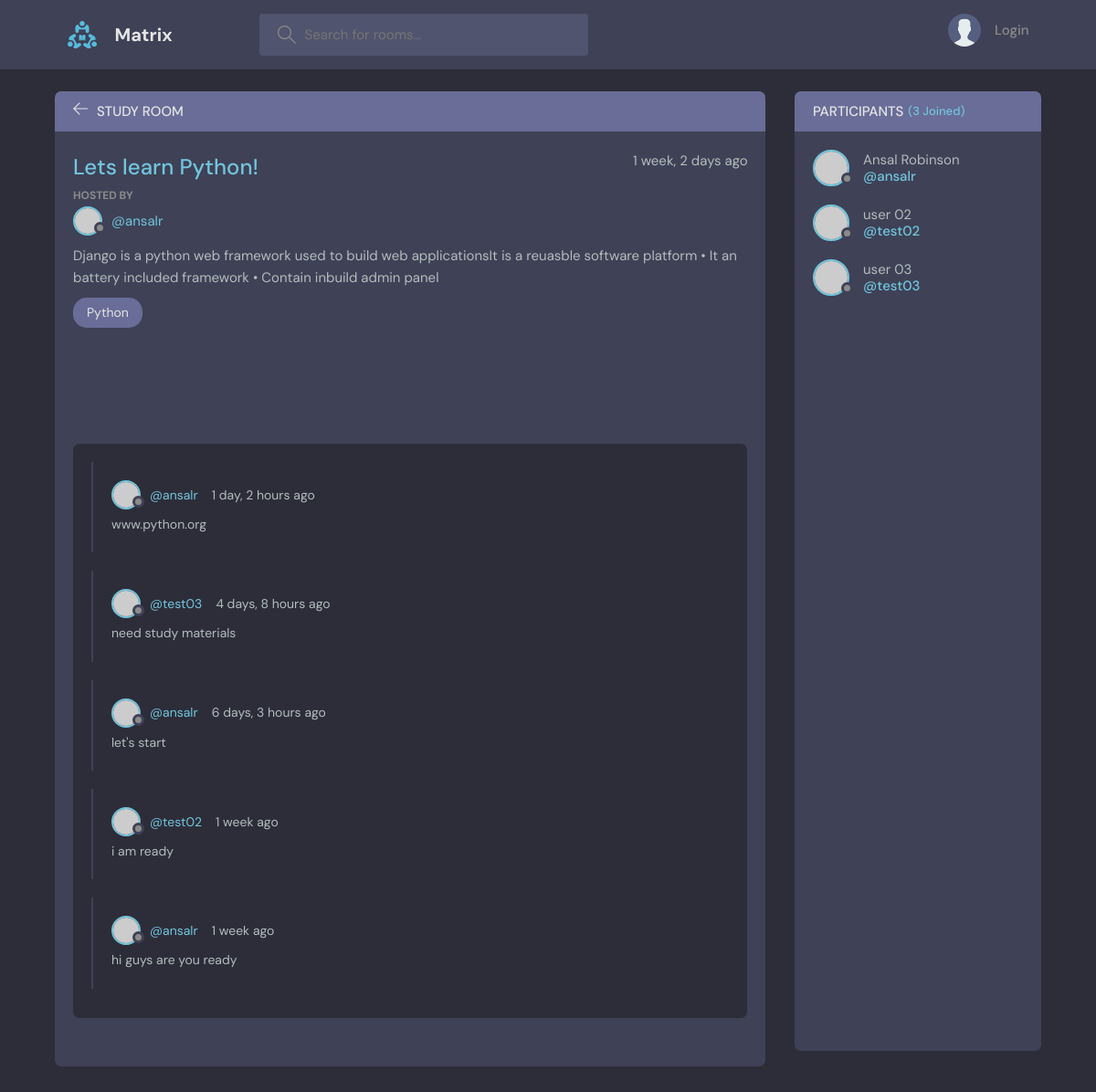
The page /room/1/ on the database its author committed.
### base/models.py (models this page shows, shortened)
class Room(models.Model):
    host = models.ForeignKey(User, on_delete=models.SET_NULL, null=True)
    topic = models.ForeignKey("Topic", on_delete=models.SET_NULL, null=True)
    name = models.CharField(max_length=150)
    description = models.CharField(max_length=200, blank=True)
    participants = models.ManyToManyField(User, related_name='participants', blank=True )
    update = models.DateTimeField(auto_now=True)
    created = models.DateTimeField(auto_now_add=True)
    class Meta:
        ordering = ['-update', '-created']

class Topic(models.Model):
    name = models.CharField(max_length=200)
    def __str__(self):
        return self.name

class Message(models.Model):
    user = models.ForeignKey(User, on_delete=models.CASCADE)
    room = models.ForeignKey(Room, on_delete=models.CASCADE)
    body = models.TextField()
    update = models.DateTimeField(auto_now=True)
    created = models.DateTimeField(auto_now_add=True)
    class Meta:
        ordering = ['-update']

### base/views.py (the view, shortened to what this page needs)
# urls.py: path('room/<int:pk>/', views.room, name='room'),
def room(request, pk):
    room = Room.objects.get(id = pk)
    room_messages = room.message_set.all().order_by('-created')
    participants = room.participants.all()
    context = {'room':room, 'room_messages':room_messages, 'participants':participants}
    return render(request, 'base/room.html', context)

### base/templates/base/room.html (shortened to what this page needs)
{% extends 'main.html' %}
{% block content %}
<body>
    <main class="profile-page layout layout--2">
      <div class="container">
        <div class="room">
          <div class="room__top">
            <div class="room__topLeft">
              <a href="{{ request.META.HTTP_REFERER }}">
                <svg version="1.1" xmlns="http://www.w3.org/2000/svg" width="32" height="32" viewBox="0 0 32 32">
                  <title>arrow-left</title>
                  <path
                    d="M13.723 2.286l-13.723 13.714 13.719 13.714 1.616-1.611-10.96-10.96h27.625v-2.286h-27.625l10.965-10.965-1.616-1.607z"
                  ></path>
                </svg>
              </a>
              <h3>Study Room</h3>
            </div>
          </div>
          <div class="room__box scroll">
            <div class="room__header scroll">
              <div class="room__info">
                <h3>{{room.name}}</h3>
                <span>{{room.created| timesince}} ago</span>
              </div>
              <div class="room__hosted">
                <p>Hosted By</p>
                <a href="{% url 'profile' room.host.id%}" class="room__author">
                  <div class="avatar avatar--small">
                    <img src="https://randomuser.me/api/portraits/men/37.jpg" />
                  </div>
                  <span>@{{room.host}}</span>
                </a>
              </div>
              <div class="room__details">
                {{room.description}}
              </div>
              <span class="room__topics">{{room.topic}}</span>
            </div>
            <div class="room__conversation">
              <div class="threads scroll">
                {% for message in room_messages %}
                  <div class="thread">
                    <div class="thread__top">
                      <div class="thread__author">
                        <a href="{% url 'profile' message.user.id %}" class="thread__authorInfo">
                          <div class="avatar avatar--small">
                            <img src="https://randomuser.me/api/portraits/men/37.jpg" />
                          </div>
                          <span>@{{message.user}}</span>
                        </a>
                        <span class="thread__date">{{message.update|timesince}} ago</span>
                      </div>
                    </div>
                    <div class="thread__details">
                      {{message.body}}
                    </div>
                  </div>
                {% endfor %}
              </div>
            </div>
          </div>
          <div class="room__message">
          </div>
        </div>
        <div class="participants">
          <h3 class="participants__top">Participants <span>({{participants.count}} Joined)</span></h3>
          <div class="participants__list scroll">
            {% for participant in participants %}
            <a href="{% url 'profile' participant.id %}" class="participant">
              <div class="avatar avatar--medium">
                <img src="https://randomuser.me/api/portraits/men/37.jpg" />
              </div>
              <p>
                {{participant.first_name}} {{participant.last_name}}
                <span>@{{participant.username}}</span>
              </p>
            </a>
            {% endfor %}
          </div>
        </div>
      </div>
    </main>
  </body>
  {% endblock content %}

### rows shown on the page
Room: name "Lets learn Python!", created "1 week, 2 days", host "ansalr", description "Django is a python web framework used to build web applicationsIt is a reuasble software platform • It an battery included framework • Contain inbuild admin panel", topic "Python"
Message: user "ansalr", update "1 day, 2 hours", body "www.python.org"
Message: user "test03", update "4 days, 8 hours", body "need study materials"
Message: user "ansalr", update "6 days, 3 hours", body "let's start"
Message: user "test02", update "1 week", body "i am ready"
Message: user "ansalr", update "1 week", body "hi guys are you ready"

### other values the page prints
{{ participants.count }} "3"
{{ participant.first_name }} "Ansal"
{{ participant.last_name }} "Robinson"
{{ participant.username }} "ansalr"
{{ participant.first_name }} "user"
{{ participant.last_name }} "02"
{{ participant.username }} "test02"
{{ participant.last_name }} "03"
{{ participant.username }} "test03"
